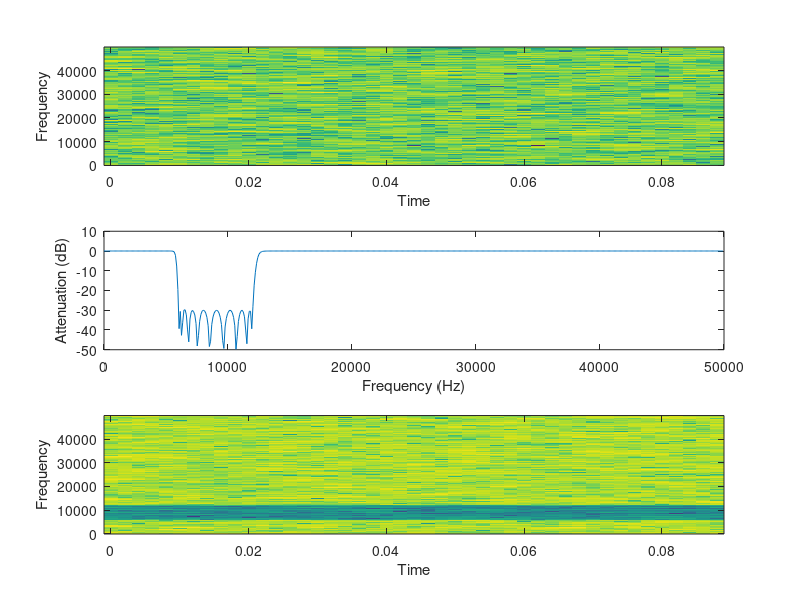

Write MATLAB code to recreate this figure. (Note: this script raises an error after producing the figure.)
%function getnotchcheb(Fs,fstop1,notchwidth,Rs
close all;
Fs = 100e3
x = 2e-5*10^(100/20)*randn(1,Fs/10);
xstep=ceil(2*Fs/1000);    # one spectral slice every 20 ms
   window=ceil(10*Fs/1000); # 10 ms data window
subplot(3,1,1);
specgram(x, 2^nextpow2(window), Fs, window, window-xstep);

notchwidth=1; n=9
%notchwidth=1/2; n=8
%notchwidth=1/4; n=6

Rs= 30; % dB
fstop1=6e3;
fstop2 = fstop1+notchwidth*fstop1		
		
Ws1 = fstop1/(Fs/2)
Ws2 = fstop2/(Fs/2)

Wp1 = 0
Wp2 = 1
Rp=0.5

% Find the best order for filter
%[n, Wc] = cheb2ord([Wp1, Wp2], [Ws1, Ws2], Rp, Rs)
% Band pass (Ws1<Wp1<Wp2<Ws2) or band reject (Wp1<Ws1<Ws2<Wp2)
%filter design. Wp gives the edges of the pass band, and Ws gives
%the edges of the stop band.
% [n, Wc] = cheb2ord (1000/(Fs/2), 1200/(Fs/2), 0.5, Rs);
[b, a] = cheby2(n, Rs, [Ws1, Ws2], 'stop');
  # band reject filter with edges pi*Wl and pi*Wh radians
%[b, a] = cheby2 (n, 29, Wc);
subplot(3,1,2)
 [h, w] = freqz (b, a, [], Fs);
 plot (w, 20*log10(abs(h)), ";;");
 ylabel("Attenuation (dB)");
 xlabel("Frequency (Hz)");

subplot(3,1,3)
xx = filter(b,a,x);
specgram(xx, 2^nextpow2(window), Fs, window, window-xstep);

save("/home/eagerm/Work/cnstellate/TV_notch/Notch-sb6-1oct.dat", "xx");
print("-depsc2","/home/eagerm/Work/thesis/SimpleResponsesChapter/Notch-sb6-width1oct.eps");